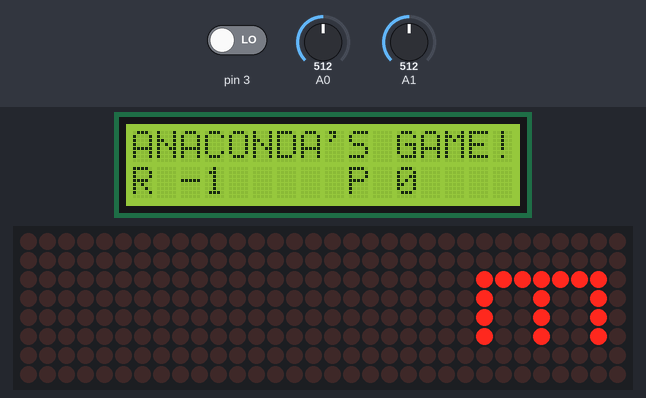
The sketch below on a simulated Arduino Uno, built with avr-gcc and run on an emulated ATmega328P. Shown: 16×2 character LCD, 32×8 LED matrix. The inputs (shaded band) are chosen by the test bench; at power-on: A0 = 512, A1 = 512, pin 3 LOW. Random numbers use the default seed unless the sketch sets one.

Above: at 1.2 s.
1.3 s: A0 set to 599
4.1 s: A0 set to 625
At 4.69 s:
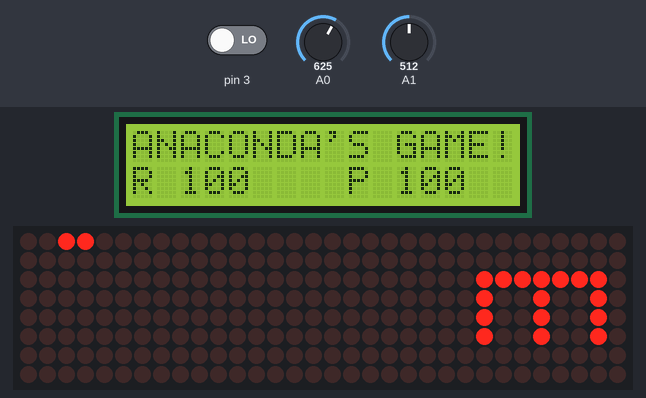
6.3 s: A1 set to 608
8.6 s: A1 set to 633
At 8.72 s:
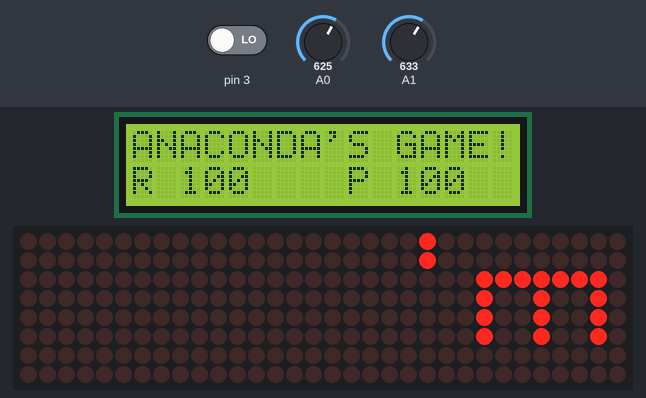
10.7 s: A0 set to 716
At 10.85 s:
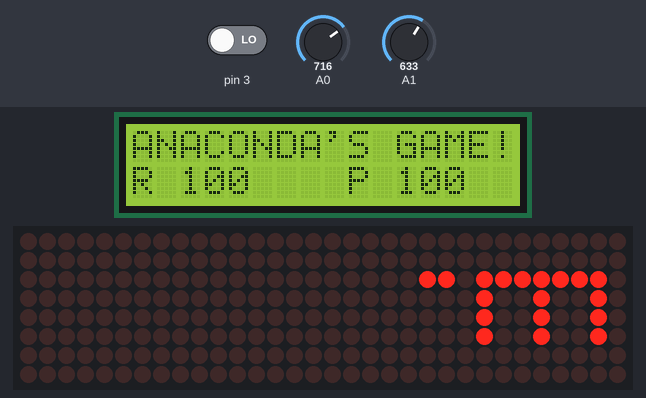
12.8 s: A1 set to 708
15.0 s: A1 set to 728
At 15.31 s:
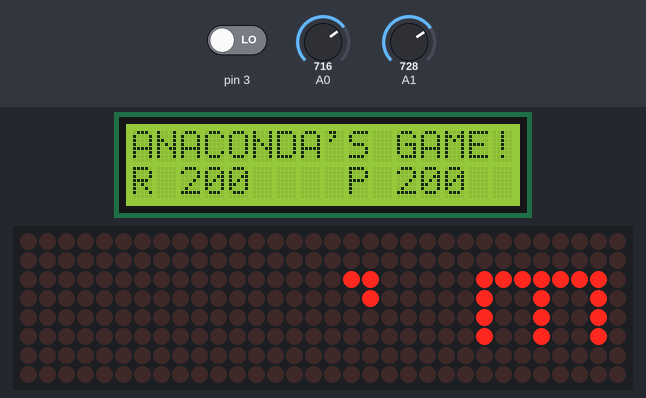

The sketch:

anaconda2.ino
```cpp
#include <LiquidCrystal_I2C.h>
#include "LedControl.h"
#include <EEPROM.h>

LedControl lc = LedControl(12, 11, 10, 4);
LiquidCrystal_I2C lcd(0x27,2,1,0,4,5,6,7,3, POSITIVE);

volatile bool pause = false;

struct anaconda{
  int pos_atual[3];
  int pos_final[3];
  int mapeamento[4][8][8];
  int pos_comida[3];
  int tamanho;
  int pontos;
  int nivel;
};
int ler_analogico_x (){
  int x;
  x = analogRead(A1);
  return x;
}
int ler_analogico_y (){
  int y;
  y = analogRead(A0);
  return y;
}
void step_led (int* p1, int* p2, int backup_p1, int backup_p2, bool manter_anterior){
  int tempo = 100;

  if (*p1 > tempo){
    *p1 = 1;
    *p2 = 0;
  }
  else if (*p1 < -tempo){
    *p1 = -1;
    *p2 = 0;
  }
  else if (manter_anterior){
    *p1 = backup_p1;
    *p2 = backup_p2;
  }
  else {
    *p1 = 0;
    *p2 = 0;
  }
}
//leitura dos valores do análogico
void ler_analogico (int* x, int* y, bool vertical, bool horizontal, bool manter_anterior){
  int backup_x = *x;
  int backup_y = *y;

    *x = ler_analogico_x();
    *x -= 512;
    *y = ler_analogico_y();
    *y -= 512;

  if (vertical && horizontal){

    if (abs(*y) >= abs(*x)){
      step_led (y, x, backup_y, backup_x, manter_anterior);
    }

    else {
      step_led (x, y, backup_x, backup_y, manter_anterior);
    }
  }
  else if (vertical){
    *x = 0;
    step_led (y, x, backup_y, backup_x, manter_anterior);
  }
  else {
    *y = 0;
    step_led (x, y, backup_x, backup_y, manter_anterior);
  }
}

void clearDisplay(){
  lc.clearDisplay(1);
  lc.clearDisplay(2);
  lc.clearDisplay(3);
}
void menu(){
  detachInterrupt(digitalPinToInterrupt(3));
  pause = !pause;
  delayMicroseconds(300000);
  attachInterrupt(digitalPinToInterrupt(3), menu, FALLING);
}

void mostar_vida(int vida){
  lc.clearDisplay(0);

  if (vida == 3){
    lc.setRow(0, 2, 0b11111110);
    lc.setColumn(0, 0, 0b00111100);
    lc.setColumn(0, 3, 0b00111100);
    lc.setColumn(0, 6, 0b00111100);
  }

  else if (vida == 2){
    lc.setRow(0, 2, 0b11110000);
    lc.setRow(0, 5, 0b00011110);
    lc.setColumn(0, 0, 0b00111100);
    lc.setColumn(0, 3, 0b00111100);
    lc.setColumn(0, 6, 0b00111100);
  }

  else if (vida == 1){
    lc.setRow(0, 5, 0b11111110);
  }
  else{
    lc.setColumn(0, 0, 0b00111100);
    lc.setRow(0, 2, 0b11111110);
    lc.setRow(0, 5, 0b11111110);
    lc.setColumn(0, 6, 0b00111100);
  }
}

void select_pos_food (struct anaconda* ana){
  int x, y, z;

  do{
    x = random(8);
    y = random(8);
    z = random(1, 4);
  }while(ana->mapeamento[z][x][y] != 0);

  ana->pos_comida[0] = z;
  ana->pos_comida[1] = x;
  ana->pos_comida[2] = y;

  ana->mapeamento[z][x][y] = 5;
}
void blink_food (struct anaconda* ana){
  bool estado = true;

  for (int i = 0; i < 2; i++){
    lc.setLed(ana->pos_comida[0], ana->pos_comida[1], ana->pos_comida[2], estado);
    estado = !estado;
    delay (10);
  }
}

void atualiza_pontuacao (int val){
  lcd.setCursor(11, 1);
  lcd.print(val);

  if (val > (EEPROM.read(1) << 8) + EEPROM.read(0)){
    lcd.setCursor(2, 1);
    lcd.print(val);
  }
}
void init_lcd (){
  lcd.setCursor(0,0);
  lcd.print("ANACONDA'S GAME!");

  lcd.setCursor(0,1);
  lcd.print("R ");
  lcd.print( (EEPROM.read(1) << 8) + EEPROM.read(0));

  lcd.setCursor(9, 1);
  lcd.print("P ");
  lcd.print(0);
}
void reset_recorde(){
  EEPROM.update(0, 0);
  EEPROM.update(1, 0);
}

void andar_anaconda (int x, int y, int* pos_z, int* pos_x, int* pos_y){

  *pos_x += x;
  *pos_y += y;
  if (*pos_y > 7){
    *pos_y = 0;
    --*pos_z;
    if (*pos_z < 1) *pos_z = 3;
  }
  else if (*pos_y < 0){
    *pos_y = 7;
    ++*pos_z;
    if (*pos_z > 3) *pos_z = 1;
  }
  if (*pos_x > 7) *pos_x = 0;
  else if (*pos_x < 0) *pos_x = 7;
}
void andar_bunda_anaconda (struct anaconda* ana){

  lc.setLed(ana->pos_final[0], ana->pos_final[1], ana->pos_final[2], false);

  if (ana->mapeamento[ana->pos_final[0]][ana->pos_final[1]][ana->pos_final[2]] == 1){
    ana->mapeamento[ana->pos_final[0]][ana->pos_final[1]][ana->pos_final[2]] = 0;
    andar_anaconda (1, 0, &ana->pos_final[0], &ana->pos_final[1], &ana->pos_final[2]);
  }
  else if (ana->mapeamento[ana->pos_final[0]][ana->pos_final[1]][ana->pos_final[2]] == 2){
    ana->mapeamento[ana->pos_final[0]][ana->pos_final[1]][ana->pos_final[2]] = 0;
    andar_anaconda (-1, 0, &ana->pos_final[0], &ana->pos_final[1], &ana->pos_final[2]);
  }
  else if (ana->mapeamento[ana->pos_final[0]][ana->pos_final[1]][ana->pos_final[2]] == 3){
    ana->mapeamento[ana->pos_final[0]][ana->pos_final[1]][ana->pos_final[2]] = 0;
    andar_anaconda (0, 1, &ana->pos_final[0], &ana->pos_final[1], &ana->pos_final[2]);
  }
  else if (ana->mapeamento[ana->pos_final[0]][ana->pos_final[1]][ana->pos_final[2]] == 4){
    ana->mapeamento[ana->pos_final[0]][ana->pos_final[1]][ana->pos_final[2]] = 0;
    andar_anaconda (0, -1, &ana->pos_final[0], &ana->pos_final[1], &ana->pos_final[2]);
  }
}
void andar_cabeca_anaconda (int x, int y, struct anaconda* ana){

  if (x == 1 && y == 0) ana->mapeamento[ana->pos_atual[0]][ana->pos_atual[1]][ana->pos_atual[2]] = 1;
  else if (x == -1 && y == 0) ana->mapeamento[ana->pos_atual[0]][ana->pos_atual[1]][ana->pos_atual[2]] = 2;
  else if (x == 0 && y == 1) ana->mapeamento[ana->pos_atual[0]][ana->pos_atual[1]][ana->pos_atual[2]] = 3;
  else if (x == 0 && y == -1) ana->mapeamento[ana->pos_atual[0]][ana->pos_atual[1]][ana->pos_atual[2]] = 4;

  andar_anaconda(x, y, &ana->pos_atual[0], &ana->pos_atual[1], &ana->pos_atual[2]);

  lc.setLed(ana->pos_atual[0], ana->pos_atual[1], ana->pos_atual[2], true);

}
bool colision_anaconda(int x, int y, struct anaconda* ana){//----------------------------------
  andar_cabeca_anaconda(x, y, ana);
  if (ana->mapeamento[ana->pos_atual[0]][ana->pos_atual[1]][ana->pos_atual[2]] == 5){
    ++ana->tamanho;
    if (ana->pontos < 10000){
      ana->pontos += 100;
      atualiza_pontuacao(ana->pontos);
    }
    select_pos_food(ana);
  }
  else{
    if (ana->mapeamento[ana->pos_atual[0]][ana->pos_atual[1]][ana->pos_atual[2]] > 0){
      delay(1000);
      return false;
    }
    andar_bunda_anaconda(ana);
  }

  blink_food(ana);
  if (ana->nivel * 10 == 150) delay(50);
  else delay(200 - (ana->nivel * 10));
  return true;
}

void zerarMatriz (int matriz [4][8][8]){
  for (int i = 1; i < 4; i++){
    for (int j = 0; j < 8; j++){
      for (int k = 0; k < 8; k++){
        matriz[i][j][k] = 0;
      }
    }
  }
  matriz[3][0][0] = -1;
}
void next_level_anaconda(struct anaconda* ana){
  zerarMatriz(ana->mapeamento);
  clearDisplay();
  ana->pos_atual[0] = 3;
  ana->pos_atual[1] = 0;
  ana->pos_atual[2] = 0;

  ana->pos_final[0] = 3;
  ana->pos_final[1] = 0;
  ana->pos_final[2] = 0;

  select_pos_food(ana);

  ana->tamanho = 1;
  ++ana->nivel;
}
struct anaconda* init_anaconda(){
  struct anaconda* ana = (struct anaconda*)malloc(sizeof(struct anaconda));

  ana->nivel = 0;
  ana->pontos = 0;
  next_level_anaconda(ana);
  return ana;
}
void snake (){
  int x = 0;
  int y = 0;
  struct anaconda* ana = init_anaconda();

  for (int i = 3; i > 0; i--){
    mostar_vida(i);
    do{
      while(pause);
      if (ana->tamanho == 8){
        next_level_anaconda(ana);
        x = 0;
        y = 0;
        delay(500);
      }
      ler_analogico(&x, &y, true, true, true);

    }while(colision_anaconda(x, y, ana));
    --ana->nivel;
    ana->tamanho = 8;
  }
  mostar_vida(0);
  if (ana->pontos > (EEPROM.read(1) << 8) + EEPROM.read(0)){
    EEPROM.update(1, ana->pontos >> 8);
    EEPROM.update(0, ana->pontos);
  }
  free(ana);

  delay(2000);
}

void setup() {

  lc.shutdown(0,false);
  lc.shutdown(1,false);
  lc.shutdown(2,false);
  lc.shutdown(3,false);

  lc.setIntensity(0,0);
  lc.setIntensity(1,0);
  lc.setIntensity(2,0);
  lc.setIntensity(3,0);

  lcd.begin (16,2);
  lcd.setBacklight(HIGH);
  //reset_recorde();
  init_lcd();

  pinMode(3, INPUT);
  attachInterrupt(digitalPinToInterrupt(3), menu, RISING); //função que chama a interrupção

  Serial.begin(9600);
  randomSeed(analogRead(A3));
}

void loop(){
  snake();
}
```

Measured:
- the behaviour switches between 612 and 613 on A0 (found by bisection; images 0 and 1)
- the behaviour switches between 625 and 626 on A1 (found by bisection; images 1 and 2)
- the behaviour switches between 716 and 717 on A1 (found by bisection; images 3 and 4)
